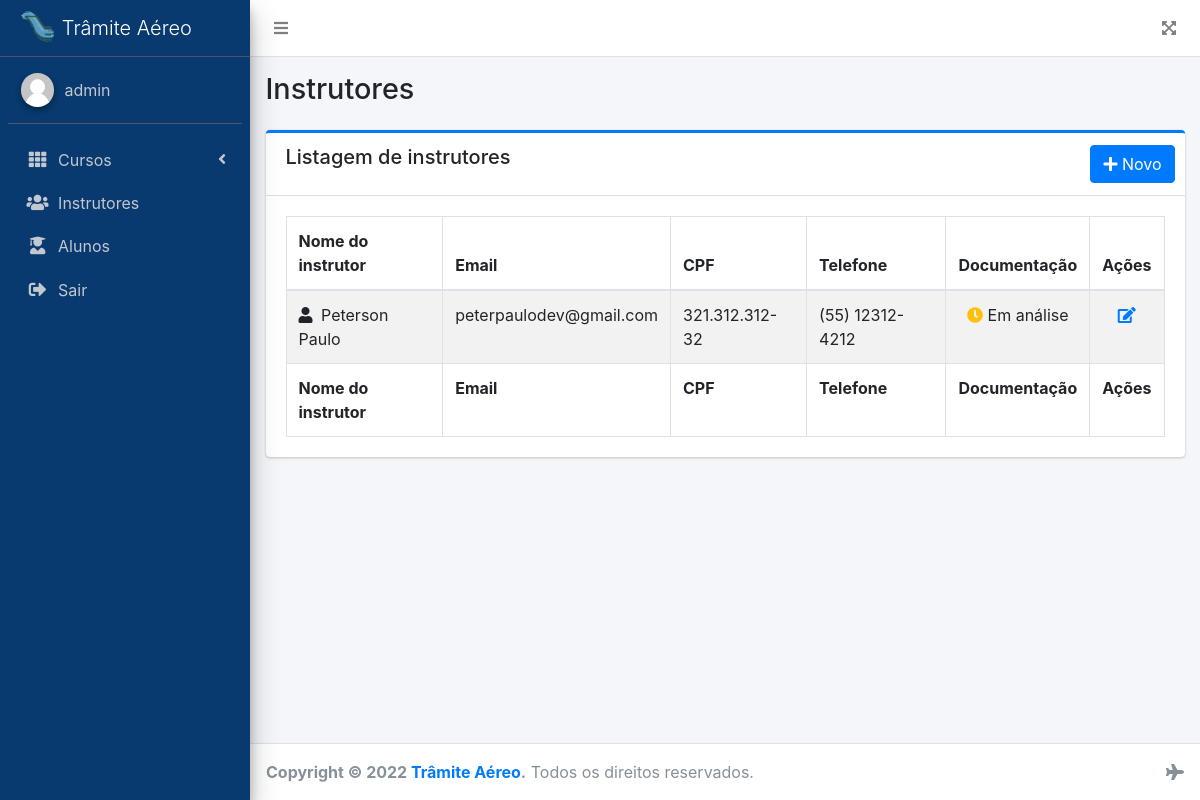
Screenshot of /instructor/ (signed in) with the database file from the repository.
### instructor/models.py (models this page shows, shortened)
class Instructor(models.Model):
    name = models.CharField(max_length=255)
    email = models.CharField(max_length=100)
    cpf = models.CharField(max_length=100)
    rg = models.CharField(max_length=100)
    primary_phone = models.CharField(max_length=100)
    secondary_phone = models.CharField(max_length=100)
    ready_documents = models.BooleanField(default=False)
    created_at = models.DateTimeField(auto_now_add=True)
    updated_at = models.DateTimeField(auto_now=True)

### instructor/views.py (the view)
# urls.py: path('', views.index, name='index'),
@login_required
def index(request):
    instructors = Instructor.objects.all()
    data = {
        'has_datatable': True,
        'instructors': instructors
    }
    return render(request, 'instructor/index.html', data)

### instructor/templates/instructor/index.html (shortened to what this page needs)
{% extends 'main/index.html' %}
{% load static %}
{% block page_title %}Instrutores{% endblock %}
{% block content %}
<div class="card card-primary card-outline">
    <div class="card-header">
        <h5 class="card-title my-auto">Listagem de instrutores</h5>
        <div class="card-tools">
            <a href="create" class="btn btn-primary"><i class="fas fa-plus"></i> Novo</a>
        </div>
    </div>
    <div class="card-body">
        <table id="instructor-list" class="table table-bordered table-striped">
            <thead>
                <tr>
                    <th>Nome do instrutor</th>
                    <th>Email</th>
                    <th>CPF</th>
                    <th>Telefone</th>
                    <th>Documentação</th>
                    <th>Ações</th>
                </tr>
            </thead>
            <tbody>
                {% for instructor in instructors %}
                <tr>
                    <td>
                        <i class="fas fa-user mr-1"></i>
                        {{ instructor.name | title }}
                    </td>
                    <td>{{ instructor.email }}</td>
                    <td>{{ instructor.cpf }}</td>
                    <td>{{ instructor.primary_phone }}</td>
                    <td class="text-center">
                        {% if instructor.ready_documents %}
                            <i class="fas fa-check text-success"></i> Entregue
                        {% else %}
                            <i class="fas fa-clock text-warning"></i> Em análise
                        {% endif %}
                    </td>
                    <td class="text-center">
                        <a href="edit/{{ instructor.id }}" title="Editar Instrutor" data-toggle="tooltip" data-placement="top">
                            <i class="fas fa-edit"></i>
                        </a>
                    </td>
                </tr>
                {% endfor %}
            </tbody>
            <tfoot>
                <tr>
                    <th>Nome do instrutor</th>
                    <th>Email</th>
                    <th>CPF</th>
                    <th>Telefone</th>
                    <th>Documentação</th>
                    <th>Ações</th>
                </tr>
            </tfoot>
        </table>
    </div>
</div>
{% endblock content %}

### main/templates/main/index.html (shortened to what this page needs)
{% load static %}
<!DOCTYPE html>
<html lang="en">
<head>
    {% include '../base/header.html' %}
    {% if has_datatable %}
    {% include '../base/datatable_css.html' %}
    {% endif %}
</head>
<body class="hold-transition sidebar-mini">
    <div class="wrapper">
        <nav class="main-header navbar navbar-expand navbar-white navbar-light">
            <ul class="navbar-nav">
                <li class="nav-item">
                    <a class="nav-link" data-widget="pushmenu" href="#" role="button"><i class="fas fa-bars"></i></a>
                </li>
            </ul>
            <ul class="navbar-nav ml-auto">
                <li class="nav-item">
                    <a class="nav-link" data-widget="fullscreen" href="#" role="button">
                        <i class="fas fa-expand-arrows-alt"></i>
                    </a>
                </li>
            </ul>
        </nav>
        <aside class="main-sidebar sidebar-tramite sidebar-dark-primary elevation-4">
            <a href="index3.html" class="brand-link">
                <img src="{% static 'dist/img/tramite-logo.png' %}" alt="AdminLTE Logo" class="brand-image"
                    style="opacity: .8">
                <span class="brand-text font-weight-light">Trâmite Aéreo</span>
            </a>
            <div class="sidebar">
                <div class="user-panel mt-3 pb-3 mb-3 d-flex">
                    <div class="image">
                        <img src="{% static 'dist/img/default-user-image.png' %}" class="img-circle elevation-2"
                            alt="User Image">
                    </div>
                    <div class="info">
                        <a href="#" class="d-block">{{ user.username }}</a>
                    </div>
                </div>
                <nav class="mt-2">
                    <ul class="nav nav-pills nav-sidebar flex-column" data-widget="treeview" role="menu"
                        data-accordion="false">
                        <li class="nav-item">
                            <a href="#" class="nav-link">
                                <i class="nav-icon fas fa-th"></i>
                                <p>
                                    Cursos
                                    <i class="right fas fa-angle-left"></i>
                                </p>
                            </a>
                        </li>
                        <li class="nav-item">
                            <a href="/instructor" class="nav-link">
                                <i class="nav-icon fas fa-users"></i>
                                <p>
                                    Instrutores
                                </p>
                            </a>
                        </li>
                        <li class="nav-item">
                            <a href="/student" class="nav-link">
                                <i class="nav-icon fas fa-user-graduate"></i>
                                <p>
                                    Alunos
                                </p>
                            </a>
                        </li>
                        {% if user.is_authenticated %}
                        <li class="nav-item">
                            <a href="/accounts/logout" class="nav-link">
                                <i class="nav-icon fas fa-sign-out-alt"></i>
                                <p>
                                    Sair
                                </p>
                            </a>
                        </li>
                        {% endif %}
                    </ul>
                </nav>
            </div>
        </aside>
        <div class="content-wrapper">
            <div class="content-header">
                <div class="container-fluid">
                    <div class="row mb-2">
                        <div class="col-sm-12">
                            <h1 class="m-0">{% block page_title %}{% endblock %}</h1>
                        </div>
                    </div>
                </div>
            </div>
            <div class="content">
                <div class="container-fluid">
                    {% block content %}{% endblock %}
                </div>
            </div>
        </div>
        <footer class="main-footer">
            <div class="float-right d-none d-sm-inline">
                <i class="fas fa-plane"></i>
            </div>
            <strong>Copyright &copy; 2022 <a href="https://tramite.com" target="_blank">Trâmite Aéreo</a>.</strong>
            Todos os direitos
            reservados.
        </footer>
    </div>
</body>
</html>

### rows the page displays
Instructor: name "Peterson Paulo", email "peterpaulodev@gmail.com", cpf "321.312.312-32", primary_phone "(55) 12312-4212", ready_documents False (drawn)

### other values shown
{{ user.username }} "admin"
